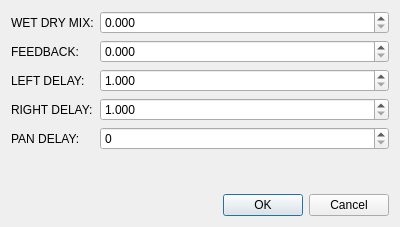
<?xml version="1.0" encoding="UTF-8"?>
<ui version="4.0">
 <class>DelayCustomizeWnd</class>
 <widget class="QDialog" name="DelayCustomizeWnd">
  <property name="geometry">
   <rect>
    <x>0</x>
    <y>0</y>
    <width>400</width>
    <height>227</height>
   </rect>
  </property>
  <property name="windowTitle">
   <string>Customize Delay</string>
  </property>
  <layout class="QVBoxLayout" name="verticalLayout">
   <item>
    <layout class="QFormLayout" name="formLayout">
     <item row="0" column="0">
      <widget class="QLabel" name="label_7">
       <property name="text">
        <string>WET DRY MIX:</string>
       </property>
      </widget>
     </item>
     <item row="0" column="1">
      <widget class="QDoubleSpinBox" name="m_wetDryMix">
       <property name="decimals">
        <number>3</number>
       </property>
       <property name="maximum">
        <double>100.000000000000000</double>
       </property>
       <property name="singleStep">
        <double>0.001000000000000</double>
       </property>
      </widget>
     </item>
     <item row="1" column="0">
      <widget class="QLabel" name="label_6">
       <property name="text">
        <string>FEEDBACK:</string>
       </property>
      </widget>
     </item>
     <item row="1" column="1">
      <widget class="QDoubleSpinBox" name="m_feedback">
       <property name="decimals">
        <number>3</number>
       </property>
       <property name="minimum">
        <double>0.000000000000000</double>
       </property>
       <property name="maximum">
        <double>100.000000000000000</double>
       </property>
       <property name="singleStep">
        <double>0.010000000000000</double>
       </property>
      </widget>
     </item>
     <item row="2" column="0">
      <widget class="QLabel" name="label_4">
       <property name="text">
        <string>LEFT DELAY:</string>
       </property>
      </widget>
     </item>
     <item row="2" column="1">
      <widget class="QDoubleSpinBox" name="m_leftDelay">
       <property name="decimals">
        <number>3</number>
       </property>
       <property name="minimum">
        <double>1.000000000000000</double>
       </property>
       <property name="maximum">
        <double>2000.000000000000000</double>
       </property>
       <property name="singleStep">
        <double>0.001000000000000</double>
       </property>
      </widget>
     </item>
     <item row="3" column="0">
      <widget class="QLabel" name="label_12">
       <property name="text">
        <string>RIGHT DELAY:</string>
       </property>
      </widget>
     </item>
     <item row="3" column="1">
      <widget class="QDoubleSpinBox" name="m_rightDelay">
       <property name="decimals">
        <number>3</number>
       </property>
       <property name="minimum">
        <double>1.000000000000000</double>
       </property>
       <property name="maximum">
        <double>2000.000000000000000</double>
       </property>
       <property name="singleStep">
        <double>0.001000000000000</double>
       </property>
      </widget>
     </item>
     <item row="4" column="0">
      <widget class="QLabel" name="label_3">
       <property name="text">
        <string>PAN DELAY:</string>
       </property>
      </widget>
     </item>
     <item row="4" column="1">
      <widget class="QSpinBox" name="m_panDelay">
       <property name="maximum">
        <number>1</number>
       </property>
      </widget>
     </item>
    </layout>
   </item>
   <item>
    <widget class="QDialogButtonBox" name="buttonBox">
     <property name="orientation">
      <enum>Qt::Horizontal</enum>
     </property>
     <property name="standardButtons">
      <set>QDialogButtonBox::Cancel|QDialogButtonBox::Ok</set>
     </property>
    </widget>
   </item>
  </layout>
 </widget>
 <resources/>
 <connections>
  <connection>
   <sender>buttonBox</sender>
   <signal>accepted()</signal>
   <receiver>DelayCustomizeWnd</receiver>
   <slot>accept()</slot>
   <hints>
    <hint type="sourcelabel">
     <x>248</x>
     <y>254</y>
    </hint>
    <hint type="destinationlabel">
     <x>157</x>
     <y>274</y>
    </hint>
   </hints>
  </connection>
  <connection>
   <sender>buttonBox</sender>
   <signal>rejected()</signal>
   <receiver>DelayCustomizeWnd</receiver>
   <slot>reject()</slot>
   <hints>
    <hint type="sourcelabel">
     <x>316</x>
     <y>260</y>
    </hint>
    <hint type="destinationlabel">
     <x>286</x>
     <y>274</y>
    </hint>
   </hints>
  </connection>
 </connections>
</ui>
